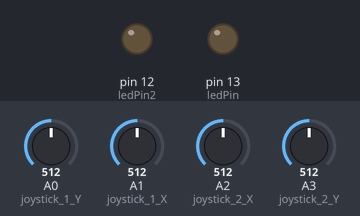
Simulated run of this sketch. Board: Arduino Uno, built with avr-gcc and run on an emulated ATmega328P. Shown: output pins drawn as LEDs (lit = HIGH). The inputs (shaded band) are chosen by the test bench; at power-on: A1 (joystick_1_X) = 512, A2 (joystick_2_X) = 512, A0 (joystick_1_Y) = 512, A3 (joystick_2_Y) = 512.

Above: at 1.2 s.
1.3 s: A1 (joystick_1_X) set to 529
At 2.3 s:
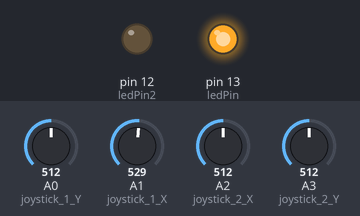
3.2 s: A2 (joystick_2_X) set to 538
At 3.8 s:
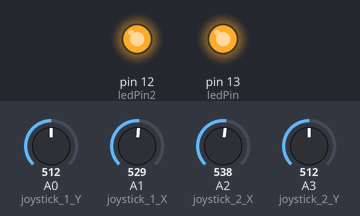
5.0 s: A1 (joystick_1_X) set to 510
At 6.5 s:
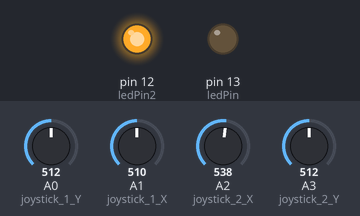
6.8 s: A1 (joystick_1_X) set to 530
At 8.0 s:
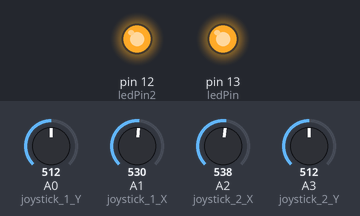
8.6 s: A1 (joystick_1_X) set to 502
At 9.4 s:
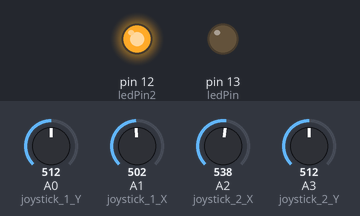
Timing chart, 0 to 11.4 s (numbered marks = the images above; inputs shaded):
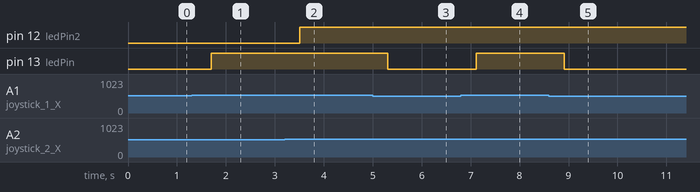

The sketch:

Game.ino
```cpp
int ledPin2 = 12;
int ledPin = 13;  // The LED is connected to pin 13 (built-in LED on most Arduinos)


int joystick_1_Y = A0; // Joystick's X-axis is connected to analog pin A0
int joystick_1_X = A1; // Joystick's Y-axis is connected to analog pin A1

int joystick_2_Y = A3; // Joystick's X-axis is connected to analog pin A0
int joystick_2_X = A2;

int joystick_1_value1 = 0;   // Variable to store the X-axis analog value
int joystick_1_value2 = 0;   // Variable to store the Y-axis analog value

int joystick_2_value1 = 0;   // Variable to store the X-axis analog value
int joystick_2_value2 = 0;   // Variable to store the Y-axis analog value

void setup() {
  pinMode(ledPin, OUTPUT);  // Set pin 13 (LED) as an output pin
  pinMode(ledPin2, OUTPUT);

  Serial.begin(9600);       // Start the serial communication at 9600 baud rate
}

// the setup function runs once when you press reset or power the board


int treatValue(int data) {
  return (data * 9 / 1024) + 48;
}

void loop() {
  // reads the value of the joystick's X-axis
  joystick_1_value1 = analogRead(joystick_1_X);
  delay(100);  // Small delay to ensure the readings don't interfere with each other
  joystick_1_value2 = analogRead(joystick_1_Y);

  joystick_2_value1 = analogRead(joystick_2_X);
  delay(100);
  joystick_2_value2 = analogRead(joystick_2_Y);

if (joystick_1_value1 > 512) digitalWrite(ledPin, HIGH);
if (joystick_1_value1 < 512) digitalWrite(ledPin, LOW);
if (joystick_2_value1 > 520) digitalWrite(ledPin2, HIGH);
if (joystick_2_value1 < 520) digitalWrite(ledPin2, LOW);


  delay(100);
}


  // Serial output to print joystick values in a specific format
```

Measured:
- the behaviour switches between 512 and 513 on A1 (joystick_1_X) (found by bisection; images 0 and 1)
- the behaviour switches between 520 and 521 on A2 (joystick_2_X) (found by bisection; images 1 and 2)
- after the input at 1.3 s, pin 13 (ledPin): LOW → HIGH after 0.40 s
- after the input at 3.2 s, pin 12 (ledPin2): LOW → HIGH after 0.31 s
- after the input at 5.0 s, pin 13 (ledPin): HIGH → LOW after 0.31 s
- after the input at 6.8 s, pin 13 (ledPin): LOW → HIGH after 0.31 s
- after the input at 8.6 s, pin 13 (ledPin): HIGH → LOW after 0.31 s
